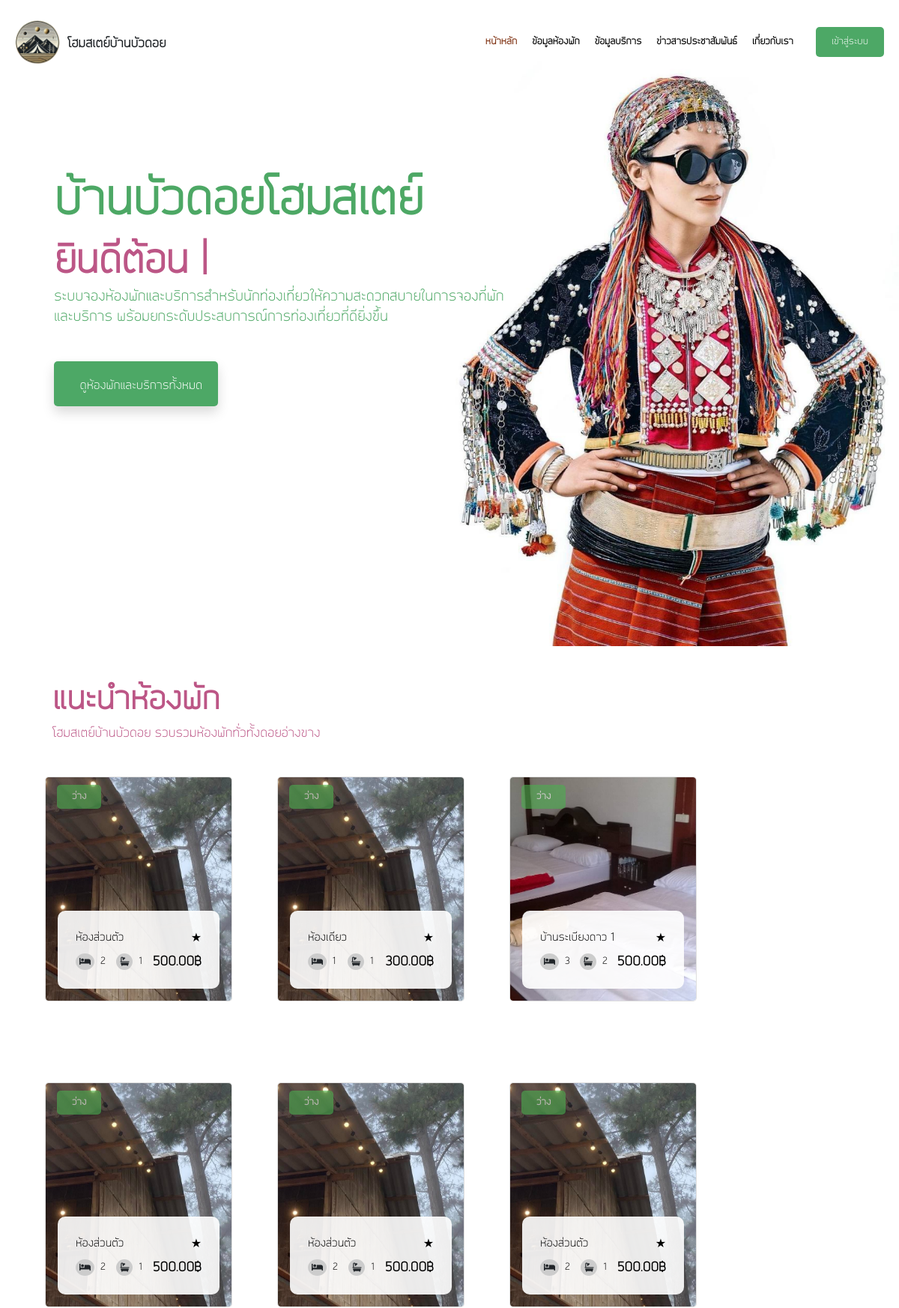
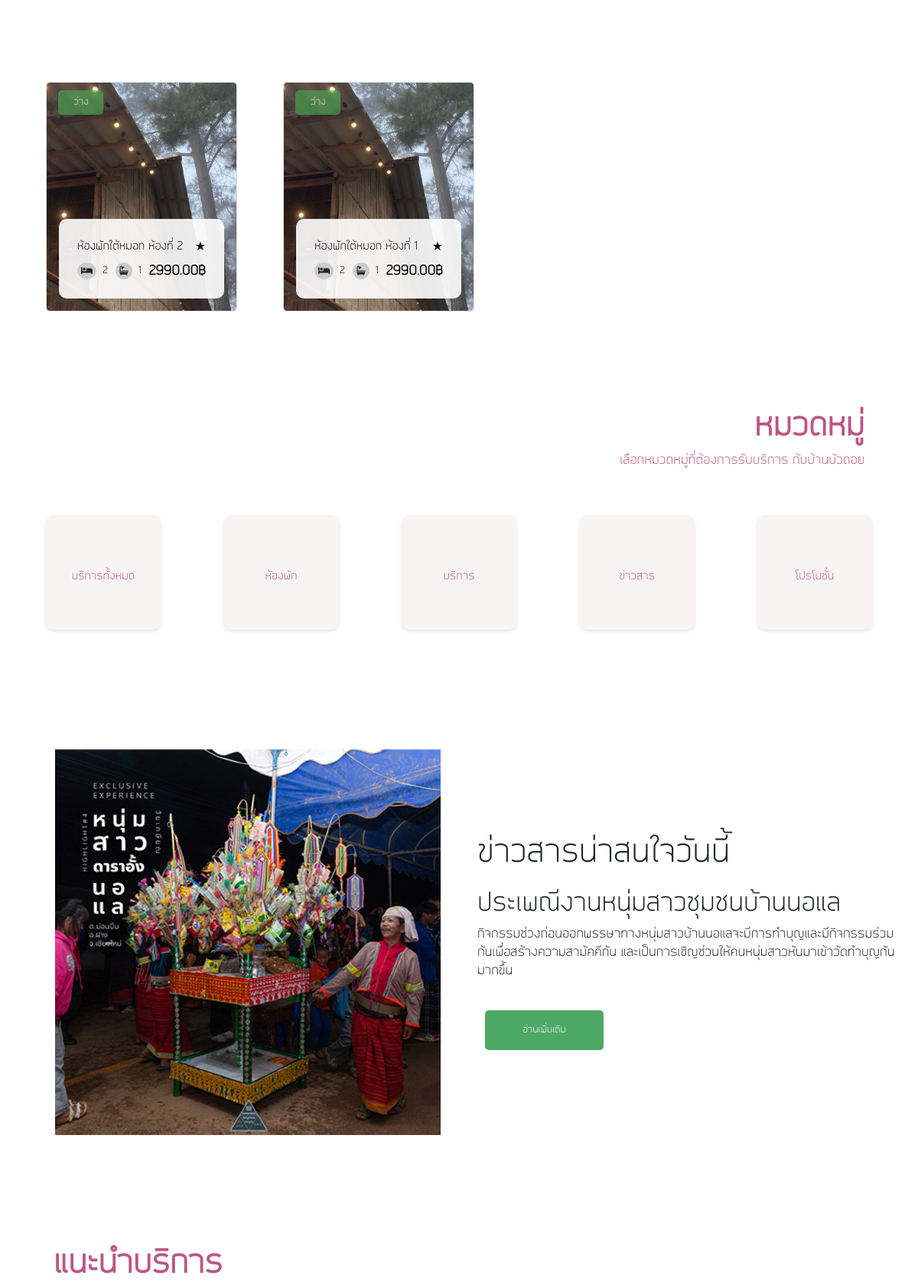
The page / (upper part) on the database its author committed (2 pictures, top to bottom).
### tables this page shows
CREATE TABLE `room_product` (
  `roomID` smallint(5) UNSIGNED ZEROFILL NOT NULL,
  `roomPrice` decimal(8,2) NOT NULL,
  `roomName` varchar(100) NOT NULL,
  `roomDetail` varchar(500) NOT NULL,
  `roomBed` smallint(3) NOT NULL,
  `roomBath` smallint(3) NOT NULL,
  `roomLocation` varchar(500) NOT NULL,
  `roomPic` varchar(100) NOT NULL,
  `roomMax` smallint(2) NOT NULL,
  `roomMin` tinyint(1) NOT NULL,
  `stdID` smallint(5) UNSIGNED ZEROFILL NOT NULL
);

CREATE TABLE `news` (
  `newID` smallint(5) UNSIGNED ZEROFILL NOT NULL,
  `newTitle` varchar(100) NOT NULL,
  `newDetail` varchar(500) NOT NULL,
  `newPic` varchar(100) NOT NULL,
  `newType` varchar(8) NOT NULL,
  `newDate` datetime NOT NULL,
  `user_userID` smallint(5) UNSIGNED ZEROFILL NOT NULL
);

### index.php (the view, shortened to what this page needs)
<?php
$db_con = connect_db();
?>
<!DOCTYPE html>
<html lang="en">
<head>
    <link href="https://cdn.jsdelivr.net/npm/bootstrap@5.0.2/dist/css/bootstrap.min.css" rel="stylesheet">
    <link rel="stylesheet" href="tabbar_view/nav_bar.css">
    <link rel="stylesheet" href="style1.css">
    <link rel="stylesheet" href="button.css">
    <link rel="stylesheet" href="card.css">
    <link rel="stylesheet" href="https://cdn.lineicons.com/3.0/lineicons.css">
    <link href="https://cdnjs.cloudflare.com/ajax/libs/font-awesome/5.10.0/css/all.min.css" rel="stylesheet">
    <link href="https://cdn.jsdelivr.net/npm/bootstrap-icons@1.4.1/font/bootstrap-icons.css" rel="stylesheet">
    <link href="lib/animate/animate.min.css" rel="stylesheet">
    <link href="lib/owlcarousel/assets/owl.carousel.min.css" rel="stylesheet">
    <link href="https://cdnjs.cloudflare.com/ajax/libs/bootstrap-datepicker/1.9.0/css/bootstrap-datepicker.min.css" rel="stylesheet">
</head>
<body>
    <div class="container-xxl bg-white p-0">
        <nav id="navbar">
            <?php include("tabbar_view/tab_bar.php"); ?>
        </nav>
        <div class="container-fluid" style="background-color: #ffffff; height: 780px; position: relative;">
            <div class="row">
                <div class="col-lg-7 py-vh-6 position-relative wow slideInLeft" data-wow-delay="0.1s" style="margin-top: 150px; z-index: 1;" data-aos="fade-right">
                    <h1 class="display-1 fw-bold" style="font-size: 60px; padding-left: 60px; color: #4DA865;">บ้านบัวดอยโฮมสเตย์</h1>
                    <div class="welcome fw-bold" style="font-size: 50px; padding-left: 60px; height: 70px; color: #BC5686;">
                        <?php include("welcome.php"); ?>
                    </div>
                    <p class="lead" style="font-size: 18px; padding-left: 60px; color: #4DA865;">ระบบจองห้องพักและบริการสำหรับนักท่องเที่ยวให้ความสะดวกสบายในการจองที่พักและบริการ พร้อมยกระดับประสบการณ์การท่องเที่ยวที่ดียิ่งขึ้น</p>
                    <a href="#" class="btn btn-custom shadow" style="margin-left: 60px; margin-top: 30px; font-size: 15px;"><i class="lni lni-pointer-top" style="font-size: 25px;"></i>&nbsp;&nbsp;ดูห้องพักและบริการทั้งหมด</a>
                </div>
                <div class="col-lg-5 wow slideInRight" data-wow-delay="0.1s" style="position: absolute; top: 0; right: 0; height: 100%; width: 50%; background: url('img/news_pic/baby1.jpg') no-repeat center center; background-size: cover;">
                </div>
            </div>
        </div>
        <div class="text-start mx-auto mt-5 mb-2 wow slideInLeft" data-wow-delay="0.1s">
                <h1 class="fw-bold" style="margin-left: 70px; color: #BC5686;">แนะนำห้องพัก</h1>
                <p style="margin-left: 70px; color: #BC5686;">โฮมสเตย์บ้านบัวดอย รวบรวมห้องพักทั่วทั้งดอยอ่างขาง</p>
        </div>
        <?php
            $stdID = isset($_GET['stdID']) ? $_GET['stdID'] : '00001';
            $sql = 'SELECT roomPic, roomName, roomID, roomBed, roomBath, roomPrice, stdID FROM room_product WHERE stdID = :stdID';
            $stmt = $db_con->prepare($sql);
            $stmt->execute(['stdID' => $stdID]);
            $rooms = $stmt->fetchAll(PDO::FETCH_ASSOC);
            ?>
            <div class="produc_pre d-flex flex-row flex-wrap justify-content-start" style="margin: 0 30px;">
                <?php
                $count = 0;
                foreach ($rooms as $room) {
                    if ($count >= 8) break;
                    if ($room['stdID'] == '00001') {
                        $statusText = 'ว่าง';
                        $badgeColor = '#4caf50';
                    } else {
                    }
                ?>
                <div class="wow fadeInUp" data-wow-delay="0.5s" style="margin: 30px;">
                    <div class="card position-relative text-white card-hover mb-5" style="width: 250px; height: 300px; overflow: hidden; position: relative; border-radius: 5px;">
                        <img src="img/room_pic/<?php echo $room['roomPic']; ?>" class="card-img" alt="Room Image" style="height: 100%; object-fit: cover;">
                        <span class="badge position-absolute custom-badge" style="top: 10px; left: 15px; background-color: <?php echo $badgeColor; ?>; color: white; border-radius: 5px;  padding: 10px 20px; opacity: 60%;">
                            <?php echo $statusText; ?>
                        </span>
                        <div class="card-img-overlay d-flex flex-column justify-content-end" style="color: #000;">
                            <div class="overlay-content p-4" style="background: rgba(255, 255, 255, 0.9); border-radius: 10px; transition: transform 0.3s;">
                                <div class="d-flex justify-content-between align-items-center mb-2">
                                    <h5 class="card-title m-0" style="font-size: 14px;"><?php echo $room['roomName']; ?></h5>
                                    <p class="m-0">★ </p>
                                </div>
                                <div class="d-flex justify-content-between align-items-center" style="font-size: 12px;">
                                    <span class="icon-text" style="display: flex; align-items: center;"><i class="fa fa-bed text-dark me-2" style="background-color: #ccc; border-radius: 50%; padding: 5px; margin-right: 5px;"></i> <?php echo $room['roomBed']; ?></span>
                                    <span class="icon-text" style="display: flex; align-items: center;"><i class="fa fa-bath text-dark me-2" style="background-color: #ccc; border-radius: 50%; padding: 5px; margin-right: 5px;"></i> <?php echo $room['roomBath']; ?></span>
                                    <p class="card-text text-right font-weight-bold" style="font-size: 16px; font-weight: bold;"><?php echo $room['roomPrice']; ?>฿</p>
                                </div>
                            </div>
                        </div>
                    </div>
                </div>
                <?php
                    $count++;
                }
                ?>
            </div>
        <div class="text-end mx-auto mt-5 mb-2 wow slideInRight" data-wow-delay="0.1s">
            <h1 class="fw-bold" style="margin-right: 70px; color: #BC5686;">หมวดหมู่</h1>
            <p style="margin-right: 70px; color: #BC5686;">เลือกหมวดหมู่ที่ต้องการรับบริการ กับบ้านบัวดอย</p>
        </div>
        <div class="menu_pro d-flex justify-content-between" style="margin: 60px 60px;">
            <div class="wow fadeInUp" data-wow-delay="0.2s">
            <div class="button" onclick="showSystemUnavailableAlert()">
                    <p style="font-size: 14px;  color: #BC5686;">บริการทั้งหมด</p>
                </div>
            </div>
            <div class="wow fadeInUp" data-wow-delay="0.4s">
                <div class="button" onclick="showSystemUnavailableAlert()">
                    <p style="font-size: 14px;  color: #BC5686;">ห้องพัก</p>
                </div>
            </div>
            <div class="wow fadeInUp" data-wow-delay="0.6s">
                <div class="button" onclick="showSystemUnavailableAlert()">
                    <p style="font-size: 14px;  color: #BC5686;">บริการ</p>
                </div>
            </div>
            <div class="wow fadeInUp" data-wow-delay="0.8s">
                <div class="button" onclick="showSystemUnavailableAlert()">
                    <p style="font-size: 14px;  color: #BC5686;">ข่าวสาร</p>
                </div>
            </div>
            <div class="wow fadeInUp" data-wow-delay="1s">
                <div class="button" onclick="showSystemUnavailableAlert()">
                    <p style="font-size: 14px;  color: #BC5686;">โปรโมชั่น</p>
                </div>
            </div>
            </div>
        <?php
            $sql = 'SELECT newTitle, newDetail,newID,newPic FROM news WHERE newID = "00015"';
            $stmt = $db_con->prepare($sql);
            $stmt->execute();
            $news = $stmt->fetchAll(PDO::FETCH_ASSOC);
        ?>
        <div class="container-xxl py-5">
            <div class="container">
                <div class="row g-5 align-items-center">
                    <?php foreach ($news as $item) { ?>
                        <div class="col-lg-6 wow fadeIn" data-wow-delay="0.1s">
                            <div class="about-img position-relative overflow-hidden p-5 pe-0">
                                <img class="img-fluid w-100" src="img/news_pic/<?php echo $item['newPic']; ?>"  alt="Product Image">
                            </div>
                        </div>
                        <div class="col-lg-6 wow fadeIn" data-wow-delay="0.5s">
                            <h1 class="mb-4">ข่าวสารน่าสนใจวันนี้</h1>
                            <h2><?php echo $item['newTitle']; ?></h2>
                            <p class="mb-4"><?php echo $item['newDetail']; ?></p>
                            <a class="btn btn-custom py-3 px-5 mt-3" href="javascript:void(0);" onclick="showSystemUnavailableAlert()">อ่านเพิ่มเติม</a>
                        </div>
                    <?php } ?>
                </div>
            </div>
        </div>
        <div class="text-start mx-auto mt-5 mb-2 wow slideInLeft" data-wow-delay="0.1s">
            <h1 class="fw-bold" style="margin-left: 70px; color: #BC5686;">แนะนำบริการ</h1>
        </div>
</div>
</body>
</html>

### tabbar_view/nav_bar.css (style rules this page uses)
#navbar { transition: all 0.3s ease; }
.btn-custom { background-color: #4DA866; color: white; margin-left: 10px; padding: 10px 20px; font-size: 12px; border-radius: 5px; }

### style1.css (style rules this page uses)
body { margin: 0; padding: 0; font-family: kkfont; }
.container { max-width: 1280px; margin: 0 auto; }
nav { z-index: 3; position: sticky; top: 15px; }
.card { overflow: hidden; }
.card-img { transition: transform 0.3s ease-in-out; }

### button.css (style rules this page uses)
.button { width: 150px; height: 150px; background-color: #f8f4f4; display: flex; flex-direction: column; align-items: center; justify-content: center; border: none; border-radius: 10px; text-align: center; box-shadow: 0 2px 5px rgba(0, 0, 0, 0.1); cursor: pointer; }
.button p { margin: 10px 0 0; font-size: 16px; color: black; }

### rows shown on the page
room_product: roomPic (picture), stdID "ว่าง", roomName "ห้องส่วนตัว", roomBed "2", roomBath "1", roomPrice "500.00"
room_product: roomPic (picture), stdID "ว่าง", roomName "ห้องเดียว", roomBed "1", roomBath "1", roomPrice "300.00"
room_product: roomPic (picture), stdID "ว่าง", roomName "บ้านระเบียงดาว 1", roomBed "3", roomBath "2", roomPrice "500.00"
room_product: roomPic (picture), stdID "ว่าง", roomName "ห้องส่วนตัว", roomBed "2", roomBath "1", roomPrice "500.00"
room_product: roomPic (picture), stdID "ว่าง", roomName "ห้องส่วนตัว", roomBed "2", roomBath "1", roomPrice "500.00"
room_product: roomPic (picture), stdID "ว่าง", roomName "ห้องส่วนตัว", roomBed "2", roomBath "1", roomPrice "500.00"
room_product: roomPic (picture), stdID "ว่าง", roomName "ห้องพักใต้หมอก ห้องที่ 2", roomBed "2", roomBath "1", roomPrice "2990.00"
room_product: roomPic (picture), stdID "ว่าง", roomName "ห้องพักใต้หมอก ห้องที่ 1", roomBed "2", roomBath "1", roomPrice "2990.00"
news: newPic (picture), newTitle "ประเพณีงานหนุ่มสาวชุมชนบ้านนอแล", newDetail "กิจกรรมช่วงก่อนออกพรรษาทางหนุ่มสาวบ้านนอแลจะมีการทำบุญและมีกิจกรรมร่วมกันเพื่อสร้างความสามัคคีกัน และเป็นการเชิญช่วนให้คนหนุ่มสาวหันมาเข้าวัดทำบุญกันมากขึ้น"
